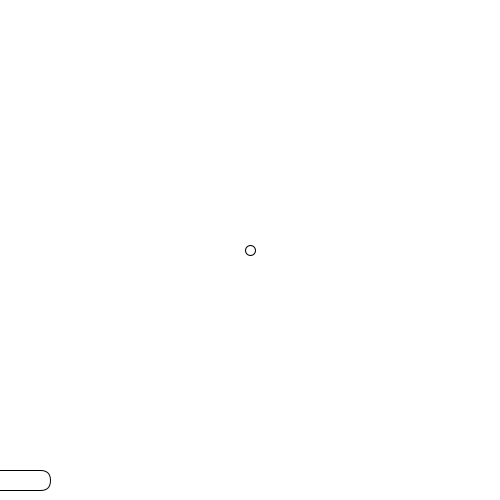
Frame 1 (no input)
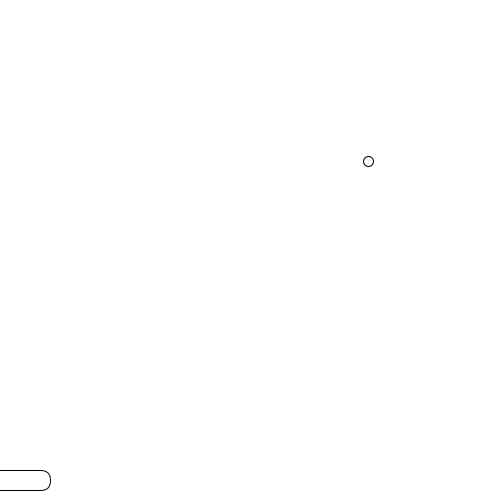
Frame 60 (the mouse pressed at the canvas centre just before this capture)
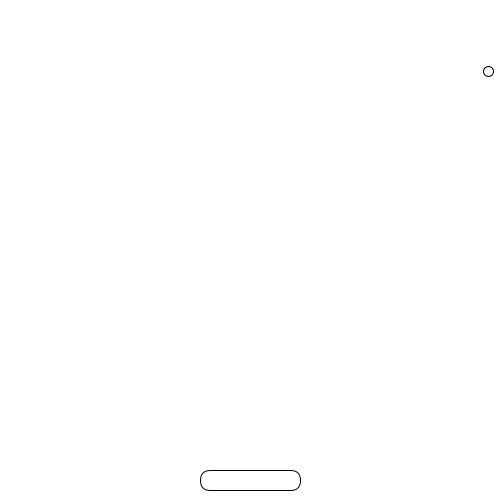
Frame 120 (the mouse held since frame 60 and released just before this capture)

The Processing sketch that drew these frames (run headless with seeded random() and noise(); from frame 60 on, the mouse is pressed at the canvas centre):

// Processing sketch: week04_4
// ── week04_4.pde
void setup()
{
  size(500,500);
}
float x = 250,y=250;
float vx = 2.0,vy = -1.5;
float boardX,boardY = 470,boardW = 100,boardH = 20;
void draw()
{
  background(#FFFFFF);
  boardX = mouseX-boardW/2;
  rect(boardX,boardY,boardW,boardH,20);
  ellipse(x,y,10,10);
  x = x + vx;
  y = y + vy;
  if( x > 500) vx = -vx;
  if(x < 0) vx = -vx;
  if(y < 0) vy = -vy;
  if((y>boardY && y<boardY+boardH) && (x>boardX && x<boardX+boardW))
  {
    vy = -vy;
    vx += (mouseX-pmouseX)/2;
  }
}
